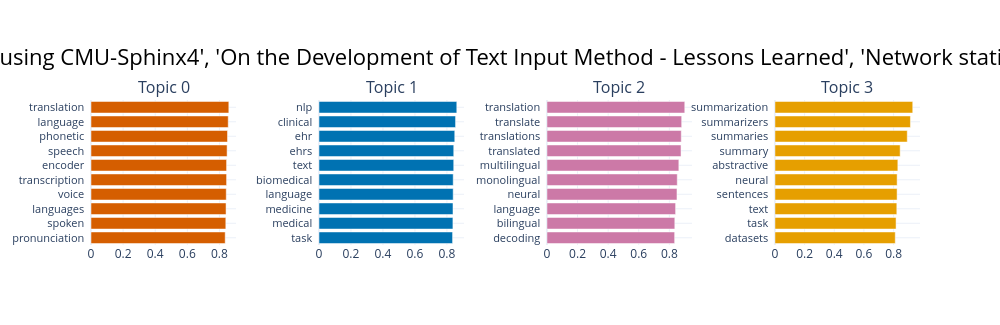

Here is the notebook cell this chart was saved with:
### Code cell
from bertopic.representation import KeyBERTInspired

representation_model = KeyBERTInspired()
topic_model.update_topics(abstracts, representation_model=representation_model)

topic_model.visualize_barchart(title=titles, n_words=10, autoscale=True, top_n_topics=4)
# topic_model.get_topic_info()

### Figure 1 — Plotly figure (JSON) as saved in the notebook; plotly's stock layout.template omitted (floating-point values rounded to 4 significant figures)
{"data": [{"marker": {"color": "#D55E00"}, "orientation": "h", "x": [0.8359, 0.8398, 0.8413, 0.8425, 0.8446, 0.8446, 0.8478, 0.8504, 0.8549, 0.8586], "y": ["pronunciation  ", "spoken  ", "languages  ", "voice  ", "transcription  ", "encoder  ", "speech  ", "phonetic  ", "language  ", "translation  "], "type": "bar", "xaxis": "x", "yaxis": "y"}, {"marker": {"color": "#0072B2"}, "orientation": "h", "x": [0.8352, 0.8373, 0.8379, 0.8391, 0.8392, 0.8424, 0.8425, 0.8489, 0.8539, 0.8616], "y": ["task  ", "medical  ", "medicine  ", "language  ", "biomedical  ", "text  ", "ehrs  ", "ehr  ", "clinical  ", "nlp  "], "type": "bar", "xaxis": "x2", "yaxis": "y2"}, {"marker": {"color": "#CC79A7"}, "orientation": "h", "x": [0.8348, 0.8359, 0.841, 0.85, 0.8518, 0.8622, 0.8765, 0.878, 0.8808, 0.901], "y": ["decoding  ", "bilingual  ", "language  ", "neural  ", "monolingual  ", "multilingual  ", "translated  ", "translations  ", "translate  ", "translation  "], "type": "bar", "xaxis": "x3", "yaxis": "y3"}, {"marker": {"color": "#E69F00"}, "orientation": "h", "x": [0.8112, 0.8167, 0.8217, 0.8236, 0.8238, 0.8287, 0.8442, 0.8921, 0.9136, 0.9291], "y": ["datasets  ", "task  ", "text  ", "sentences  ", "neural  ", "abstractive  ", "summary  ", "summaries  ", "summarizers  ", "summarization  "], "type": "bar", "xaxis": "x4", "yaxis": "y4"}], "layout": {"xaxis": {"anchor": "y", "domain": [0.0, 0.175], "showgrid": true}, "yaxis": {"anchor": "x", "domain": [0.0, 1.0], "tickfont": {"size": 11}, "showgrid": true}, "xaxis2": {"anchor": "y2", "domain": [0.275, 0.45], "showgrid": true}, "yaxis2": {"anchor": "x2", "domain": [0.0, 1.0], "tickfont": {"size": 11}, "showgrid": true}, "xaxis3": {"anchor": "y3", "domain": [0.55, 0.725], "showgrid": true}, "yaxis3": {"anchor": "x3", "domain": [0.0, 1.0], "tickfont": {"size": 11}, "showgrid": true}, "xaxis4": {"anchor": "y4", "domain": [0.825, 1.0], "showgrid": true}, "yaxis4": {"anchor": "x4", "domain": [0.0, 1.0], "tickfont": {"size": 11}, "showgrid": true}, "annotations": [{"font": {"size": 16}, "showarrow": false, "text": "Topic 0", "x": 0.0875, "xanchor": "center", "xref": "paper", "y": 1.0, "yanchor": "bottom", "yref": "paper"}, {"font": {"size": 16}, "showarrow": false, "text": "Topic 1", "x": 0.3625, "xanchor": "center", "xref": "paper", "y": 1.0, "yanchor": "bottom", "yref": "paper"}, {"font": {"size": 16}, "showarrow": false, "text": "Topic 2", "x": 0.6375, "xanchor": "center", "xref": "paper", "y": 1.0, "yanchor": "bottom", "yref": "paper"}, {"font": {"size": 16}, "showarrow": false, "text": "Topic 3", "x": 0.9125, "xanchor": "center", "xref": "paper", "y": 1.0, "yanchor": "bottom", "yref": "paper"}], "title": {"font": {"size": 22, "color": "Black"}, "text": "Column(['Introduction to Arabic Speech Recognition Using CMUSphinx System', 'Arabic Speech Recognition System using CMU-Sphinx4', 'On the Development of Text Input Method - Lessons Learned', 'Network statistics on early English Syntax: Structural criteria', 'Segmentation and Context of Literary and Musical Sequences', ...])", "x": 0.5, "xanchor": "center", "yanchor": "top"}, "hoverlabel": {"font": {"size": 16, "family": "Rockwell"}, "bgcolor": "white"}, "showlegend": false, "width": 1000, "height": 325.0}}
